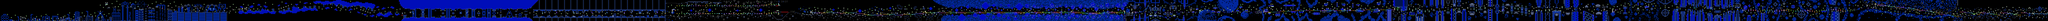

The image is a tile-based game level rendered from a .tmx file. Its description and source (layers, tilesets, objects; grid data summarised) follow:
An orthogonal 2603x27 tile map with 16x16 px tiles, 2 tile layers (SP, ...), 2 hidden layers not drawn, 2 tilesets.

<map version="1.10" tiledversion="1.11.2" orientation="orthogonal" renderorder="right-down" width="2603" height="27" tilewidth="16" tileheight="16" infinite="0" nextlayerid="5" nextobjectid="1">
 <editorsettings>
  <chunksize width="16" height="27" />
  <export target="../LEVELS/LEVEL DATA/lvlset_A/groundtospace.csv" format="csv" />
 </editorsettings>
 <tileset firstgid="1" name="famidash" tilewidth="16" tileheight="16" tilecount="256" columns="16">
  <image source="../../../GRAPHICS/famidash.bmp" width="256" height="256" />
 </tileset>
 <tileset firstgid="257" name="sprites" tilewidth="16" tileheight="16" tilecount="256" columns="16">
  <image source="../../../GRAPHICS/sprites.png" width="256" height="256" />
 </tileset>
 <imagelayer id="3" name="Image Layer 1" visible="0" parallaxx="0.9" parallaxy="0.9" repeatx="1" repeaty="1">
  <image source="../../../GRAPHICS/Old/parallax Blue.bmp" width="144" height="72" />
 </imagelayer>
 <imagelayer id="4" name="Image Layer 2" visible="0" offsetx="0" offsety="432" repeatx="1">
  <image source="../../../GRAPHICS/ground.bmp" width="64" height="128" />
 </imagelayer>
 <layer id="1" width="2603" height="27" opacity="0.9">
  <data>[70281 cells, 34299 non-empty, 195 distinct tile ids]</data>
 </layer>
 <layer id="2" name="SP" width="2603" height="27">
  <data>[70281 cells, 1998 non-empty, 143 distinct tile ids]</data>
 </layer>
</map>
